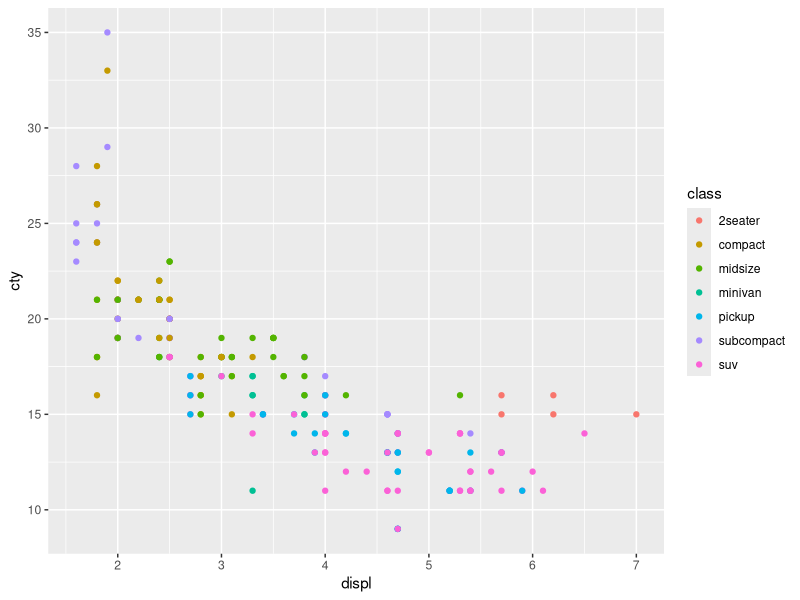
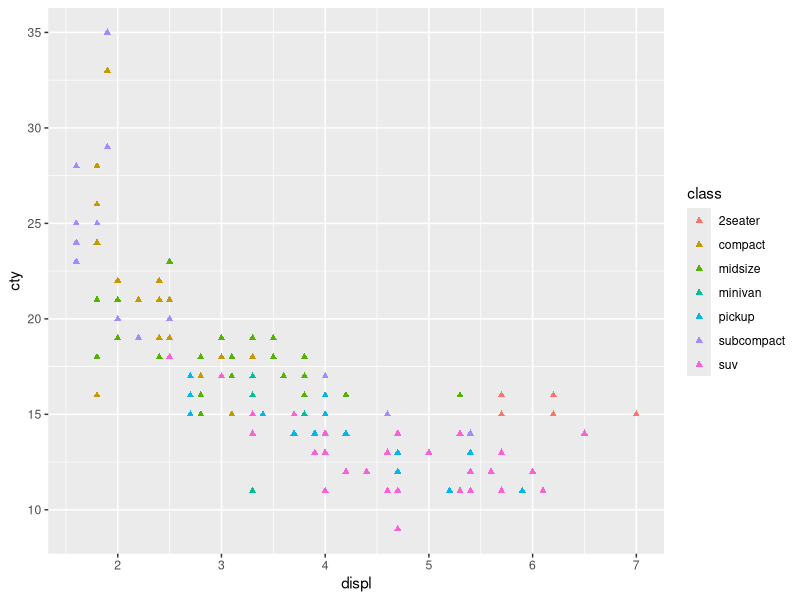
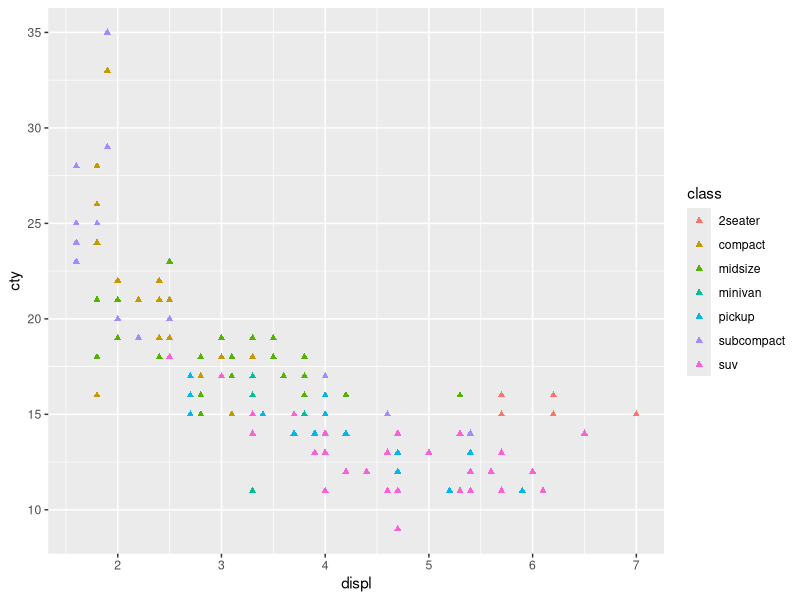
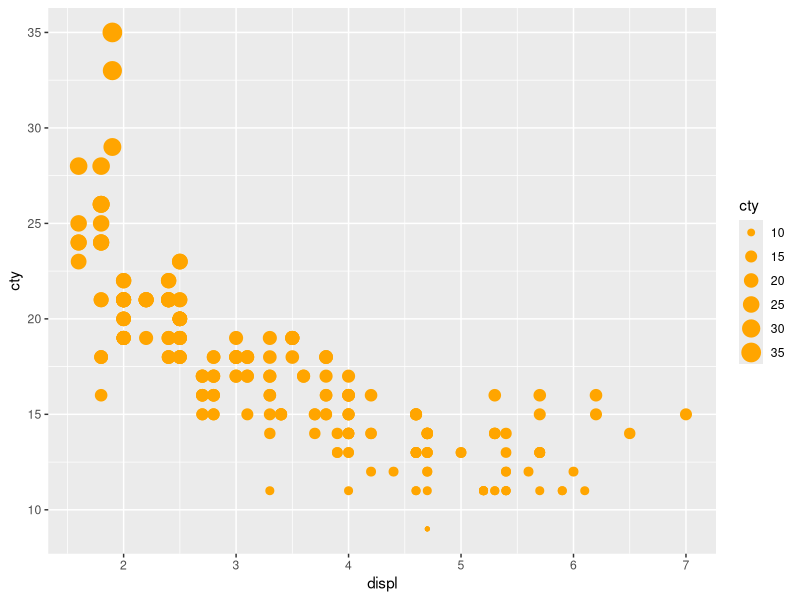
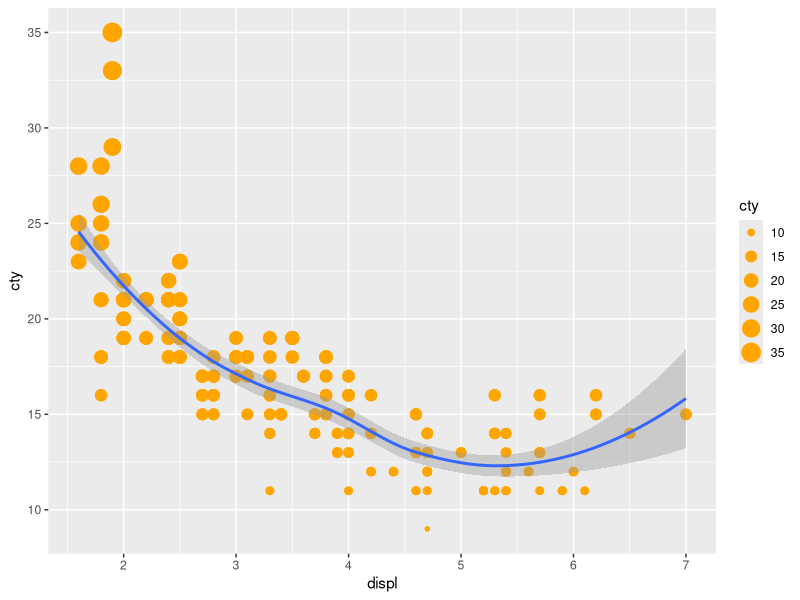
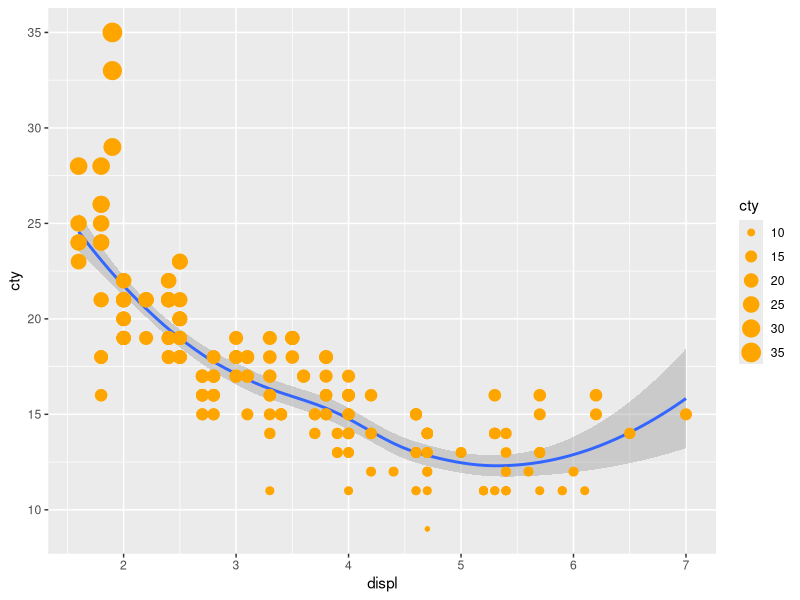

The R source for these figures, in order:
## ---- chunk 1
knitr::opts_chunk$set(echo = TRUE)
## ---- chunk 2
library(ggplot2)
## ---- chunk 3
ggplot(data = mpg, 
       mapping = aes(x = displ, y = cty,
                     colour = class)) + 
  geom_point()
## ---- chunk 4
ggplot(data = mpg, 
       mapping = aes(x = displ, y = cty,
                     colour = class)) + 
  geom_point(shape = 17)
## ---- chunk 5
ggplot(data = mpg, 
       mapping = aes(x = displ, y = cty)) + 
  geom_point(aes(colour = class), shape = 17)
## ---- chunk 6
ggplot(data = mpg, 
       mapping = aes(x = displ, y = cty)) +
  geom_point(aes(size = cty), colour = "orange")

## ---- chunk 7
ggplot(data = mpg, 
       mapping = aes(x = displ, y = cty)) + 
  geom_point(aes(size = cty), colour = 'orange') +
  geom_smooth()
## ---- chunk 8
ggplot(data = mpg, 
       mapping = aes(x = displ, y = cty)) + 
  geom_smooth() +
  geom_point(aes(size = cty), colour = 'orange')
